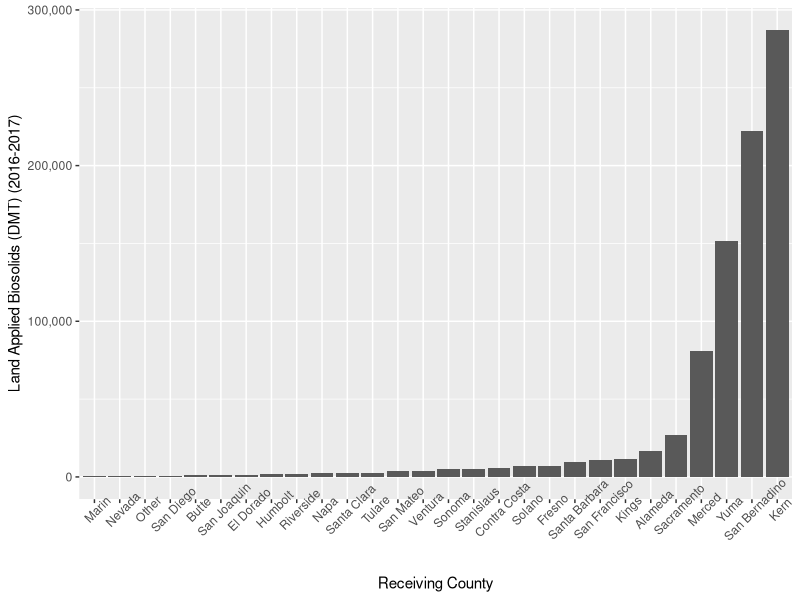

Generate this figure with R: (Note: this script raises an error after producing the figure.)
## ---- chunk 1
knitr::opts_chunk$set(echo = TRUE)
## ---- chunk 2
#load data
library(readr)
master <- read_csv("master_saccomanno_03.09.21.csv")
View(master_saccomanno_03_09_21)
## ---- chunk 3
library(tidyverse)
library(readr)
library(ggplot2)
library(scales)
## ---- chunk 4
county_summary <- master %>%
  group_by(Receiving_County)%>%
  summarise(total_applied = sum(Land_Application))%>%
  mutate(Receiving_County= fct_reorder(Receiving_County,total_applied))

View(county_summary)

bar_chart<-ggplot(data=county_summary, aes(x=Receiving_County, y=total_applied)) +
  geom_bar(stat="identity")+
  theme(axis.text.x = element_text(angle = 45))+
  scale_y_continuous(labels = comma)+
  xlab("Receiving County") + ylab("Land Applied Biosolids (DMT) (2016-2017)")
bar_chart

require(scales)
bar_chart + scale_x_continuous(labels = comma)

